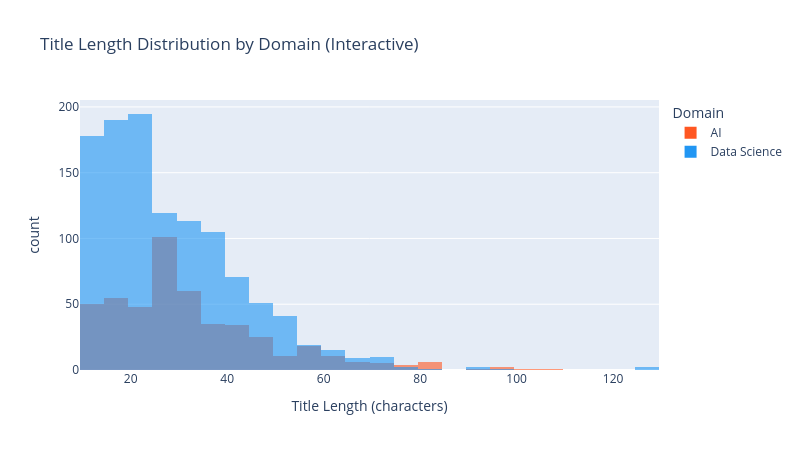

Notebook code for this chart:
### Code cell
fig = px.histogram(df, x='title_length', color='domain',
                   color_discrete_map=DOMAIN_COLORS,
                   nbins=40, barmode='overlay', opacity=0.6,
                   title='Title Length Distribution by Domain (Interactive)',
                   labels={'title_length': 'Title Length (characters)',
                           'domain': 'Domain', 'count': 'Listings'})

fig.update_layout(height=450, width=800)
fig.show()

### Figure 1 — Plotly figure (JSON) as saved in the notebook; plotly's stock layout.template omitted (floating-point values rounded to 4 significant figures; data arrays with more than 128 entries replaced by an {"elided": "..."} marker saying what was removed)
{"data": [{"bingroup": "x", "hovertemplate": "Domain=AI<br>Title Length (characters)=%{x}<br>count=%{y}<extra></extra>", "legendgroup": "AI", "marker": {"color": "#FF5722", "opacity": 0.6, "pattern": {"shape": ""}}, "name": "AI", "nbinsx": 40, "orientation": "v", "showlegend": true, "type": "histogram", "x": {"elided": "474 int values"}, "xaxis": "x", "yaxis": "y"}, {"bingroup": "x", "hovertemplate": "Domain=Data Science<br>Title Length (characters)=%{x}<br>count=%{y}<extra></extra>", "legendgroup": "Data Science", "marker": {"color": "#2196F3", "opacity": 0.6, "pattern": {"shape": ""}}, "name": "Data Science", "nbinsx": 40, "orientation": "v", "showlegend": true, "type": "histogram", "x": {"elided": "1124 int values"}, "xaxis": "x", "yaxis": "y"}], "layout": {"barmode": "overlay", "height": 450, "legend": {"title": {"text": "Domain"}, "tracegroupgap": 0}, "title": {"text": "Title Length Distribution by Domain (Interactive)"}, "width": 800, "xaxis": {"anchor": "y", "domain": [0, 1], "title": {"text": "Title Length (characters)"}}, "yaxis": {"anchor": "x", "domain": [0, 1], "title": {"text": "count"}}}}
